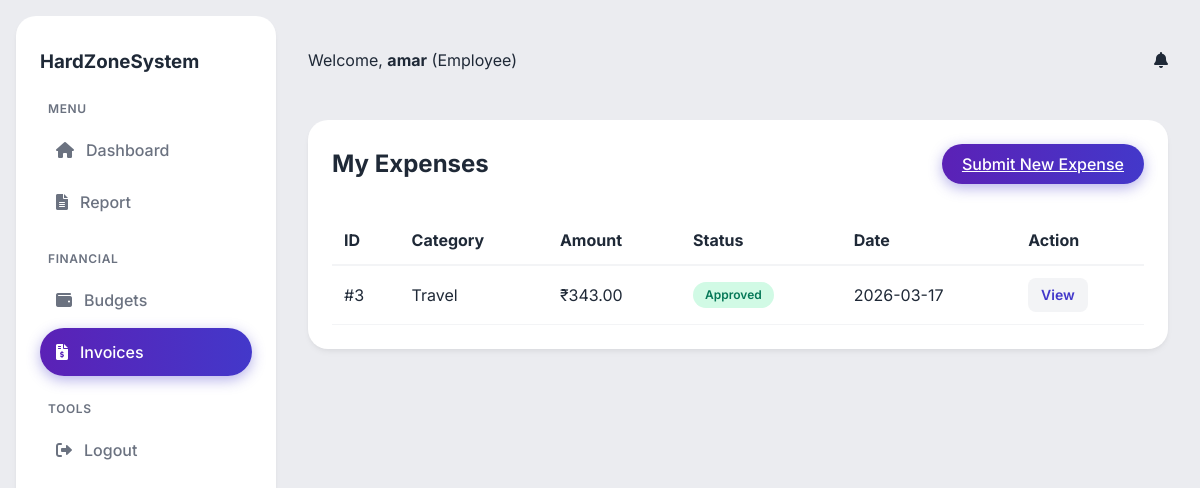
The app's page /expenses/ (signed in) with its own data.
### users/models.py (models this page shows, shortened)
class CustomUser(AbstractUser):
    ROLE_CHOICES = (
        ('ADMIN', 'Super Admin'),
        ('MANAGER', 'Manager'),
        ('EMPLOYEE', 'Employee'),
    )
    role = models.CharField(max_length=20, choices=ROLE_CHOICES, default='EMPLOYEE')
    department = models.ForeignKey('budgets.Department', on_delete=models.SET_NULL, null=True, blank=True, related_name='members')
    manager = models.ForeignKey('self', on_delete=models.SET_NULL, null=True, blank=True, related_name='subordinates')
    status = models.BooleanField(default=True) # True for Active, False for Inactive

### expenses/models.py (models this page shows, shortened)
class Expense(models.Model):
    STATUS_CHOICES = (
        ('PENDING', 'Pending Approval'),
        ('APPROVED', 'Approved'),
        ('REJECTED', 'Rejected'),
    )
    employee = models.ForeignKey(settings.AUTH_USER_MODEL, on_delete=models.CASCADE, related_name='expenses')
    category = models.ForeignKey(ExpenseCategory, on_delete=models.PROTECT)
    amount = models.DecimalField(max_digits=10, decimal_places=2)
    description = models.TextField()
    bill = models.FileField(upload_to='expenses/bills/%Y/%m/%d/')
    status = models.CharField(max_length=20, choices=STATUS_CHOICES, default='PENDING')
    submitted_at = models.DateTimeField(auto_now_add=True)
    updated_at = models.DateTimeField(auto_now=True)
    is_deleted = models.BooleanField(default=False)

class ExpenseCategory(models.Model):
    name = models.CharField(max_length=100, unique=True)

### expenses/views.py (the view)
# urls.py: path('', views.expense_list, name='expense_list'),
@login_required
def expense_list(request):
    expenses = Expense.objects.filter(employee=request.user, is_deleted=False).order_by('-submitted_at')
    return render(request, 'expenses/expense_list.html', {'expenses': expenses})

### templates/expenses/expense_list.html (shortened to what this page needs)
{% extends 'base.html' %}
{% block content %}
<div class="card">
    <div style="display: flex; justify-content: space-between; align-items: center; margin-bottom: 2rem;">
        <h2>My Expenses</h2>
        <a href="{% url 'submit_expense' %}" class="btn btn-primary">Submit New Expense</a>
    </div>
    <table style="width: 100%; border-collapse: collapse;">
        <thead>
            <tr style="border-bottom: 2px solid var(--border-color); text-align: left;">
                <th style="padding: 0.75rem;">ID</th>
                <th style="padding: 0.75rem;">Category</th>
                <th style="padding: 0.75rem;">Amount</th>
                <th style="padding: 0.75rem;">Status</th>
                <th style="padding: 0.75rem;">Date</th>
                <th style="padding: 0.75rem;">Action</th>
            </tr>
        </thead>
        <tbody>
            {% for expense in expenses %}
            <tr style="border-bottom: 1px solid var(--border-color);">
                <td style="padding: 0.75rem;">#{{ expense.id }}</td>
                <td style="padding: 0.75rem;">{{ expense.category.name }}</td>
                <td style="padding: 0.75rem;">₹{{ expense.amount }}</td>
                <td style="padding: 0.75rem;">
                    <span class="status-badge {% if expense.status == 'PENDING' %}status-pending{% elif expense.status == 'APPROVED' %}status-approved{% else %}status-rejected{% endif %}">
                        {{ expense.get_status_display }}
                    </span>
                </td>
                <td style="padding: 0.75rem;">{{ expense.submitted_at|date:"Y-m-d" }}</td>
                <td style="padding: 0.75rem;"><a href="{% url 'expense_detail' expense.id %}">View</a></td>
            </tr>
            {% empty %}
            <tr>
                <td colspan="6" style="padding: 2rem; text-align: center; color: var(--text-muted);">No expenses found.</td>
            </tr>
            {% endfor %}
        </tbody>
    </table>
</div>
{% endblock %}

### templates/base.html (shortened to what this page needs)
<!DOCTYPE html>
<html lang="en">
<head>
    {% load static %}
    <link rel="stylesheet" href="{% static 'css/style.css' %}">
    <link rel="stylesheet" href="https://cdnjs.cloudflare.com/ajax/libs/font-awesome/6.0.0/css/all.min.css">
</head>
<body>
    <div class="dashboard-container">
        {% if user.is_authenticated %}
        <aside class="sidebar">
            <h3>HardZoneSystem</h3>
            <ul class="nav-links">
                <li><span class="menu-group">Menu</span></li>
                <li><a href="{% url 'dashboard' %}"
                        class="{% if request.resolver_match.url_name == 'dashboard' %}active{% endif %}">
                        <i class="fas fa-home"></i> <span>Dashboard</span></a></li>
                <li><a href="{% url 'export_report_excel' %}"><i class="fas fa-file-alt"></i> <span>Report</span></a></li>
                <li><span class="menu-group">Financial</span></li>
                <li><a href="{% url 'budget_list' %}" class="{% if 'budgets' in request.path %}active{% endif %}">
                        <i class="fas fa-wallet"></i> <span>Budgets</span></a></li>
                <li><a href="{% url 'expense_list' %}" class="{% if 'expenses' in request.path %}active{% endif %}">
                        <i class="fas fa-file-invoice-dollar"></i> <span>Invoices</span></a></li>
                <li><span class="menu-group">Tools</span></li>
                <li><a href="{% url 'logout' %}"><i class="fas fa-sign-out-alt"></i> <span>Logout</span></a></li>
            </ul>
        </aside>
        {% endif %}
        <main class="main-content">
            {% if user.is_authenticated %}
            <header class="top-nav">
                <div class="user-info">
                    Welcome, <strong>{{ user.username }}</strong> ({{ user.get_role_display }})
                </div>
                <div class="notifications">
                    <i class="fas fa-bell"></i>
                </div>
            </header>
            {% endif %}
            {% block content %}
            {% endblock %}
        </main>
    </div>
</body>
</html>

### static/css/style.css (style rules this page uses)
:root { --primary-color: #4338ca; --primary-hover: #3730a3; --secondary-color: #1e1b4b; --bg-main: #ebecf0; --bg-card: #ffffff; --bg-sidebar: #ffffff; --text-main: #1f2937; --text-muted: #6b7280; --border-color: #f3f4f6; --success: #10b981; --success-bg: #d1fae5; --danger: #ef4444; --danger-bg: #fee2e2; --warning: #f59e0b; }
* { margin: 0; padding: 0; box-sizing: border-box; }
body { font-family: 'Inter', sans-serif; background-color: var(--bg-main); color: var(--text-main); line-height: 1.5; }
.dashboard-container { display: flex; min-height: 100vh; }
.sidebar { width: 260px; background-color: var(--bg-sidebar); color: var(--text-main); padding: 2rem 1.5rem; margin: 1rem 0 1rem 1rem; border-radius: 20px; transition: all 0.3s; box-shadow: 0 4px 6px -1px rgba(0, 0, 0, 0.05), 0 2px 4px -1px rgba(0, 0, 0, 0.03); }
.nav-links { list-style: none; }
.nav-links li { margin-bottom: 0.25rem; }
.nav-links li span.menu-group { display: block; font-size: 0.75rem; text-transform: uppercase; color: var(--text-muted); margin: 1.5rem 0 0.5rem 0.5rem; letter-spacing: 0.05em; font-weight: 600; }
.nav-links a { color: var(--text-muted); text-decoration: none; padding: 0.75rem 1rem; display: flex; align-items: center; gap: 0.75rem; border-radius: 9999px; transition: all 0.2s; font-weight: 500; }
.nav-links a.active { background: linear-gradient(90deg, #5b21b6 0%, #4338ca 100%); color: white; box-shadow: 0 4px 14px 0 rgba(67, 56, 202, 0.39); }
.main-content { flex: 1; padding: 2rem; }
.top-nav { display: flex; justify-content: space-between; align-items: center; margin-bottom: 2rem; background: transparent; padding: 1rem 0; }
.card { background: var(--bg-card); border-radius: 20px; padding: 1.5rem; box-shadow: 0 4px 6px -1px rgba(0, 0, 0, 0.05), 0 2px 4px -1px rgba(0, 0, 0, 0.03); margin-bottom: 1.5rem; border: none; }
.btn { padding: 0.5rem 1.25rem; border-radius: 9999px; font-weight: 500; cursor: pointer; border: none; transition: all 0.2s; }
.btn-primary { background: linear-gradient(90deg, #5b21b6 0%, #4338ca 100%); color: white; box-shadow: 0 4px 14px 0 rgba(67, 56, 202, 0.39); }
.status-badge { padding: 0.25rem 0.75rem; border-radius: 9999px; font-size: 0.75rem; font-weight: 600; display: inline-block; }
.status-approved { background-color: var(--success-bg); color: #047857; }
table a { color: var(--primary-color); text-decoration: none; font-weight: 600; font-size: 0.875rem; padding: 0.4rem 0.8rem; border-radius: 8px; background-color: #f3f4f6; transition: all 0.2s; display: inline-block; }

### records on screen
CustomUser: username "amar", role "Employee"
Expense: id "3", category.name "Travel", amount "343.00", status "Approved", submitted_at "2026-03-17"
